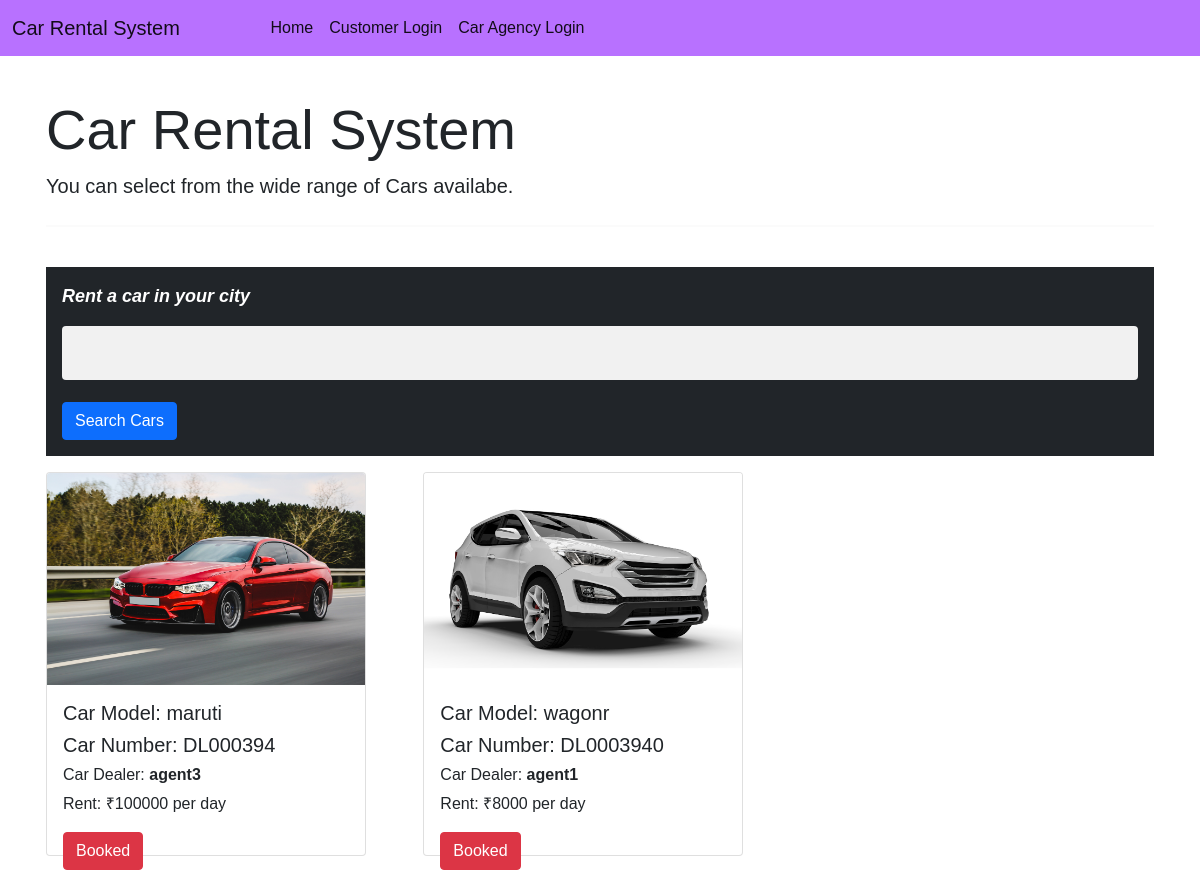
The page / on the database its author committed.
### home/models.py (models this page shows, shortened)
class Car(models.Model):
    model = models.CharField(max_length=50)
    number = models.CharField(max_length=50, unique=True)
    image = models.ImageField(upload_to="")
    car_agency = models.ForeignKey(CarAgency, on_delete=models.PROTECT)
    capacity = models.CharField(max_length=2)
    location = models.ForeignKey(Location, on_delete=models.SET_NULL, null=True)
    is_available = models.BooleanField(default=True)
    rent = models.CharField(max_length=10, blank=True)

class CarAgency(models.Model):
    car_agency = models.OneToOneField(User, on_delete=models.CASCADE)
    phone =  models.CharField(validators = [MinLengthValidator(10), MaxLengthValidator(10)], max_length = 10)
    location = models.OneToOneField(Location, on_delete=models.PROTECT)
    earnings = models.IntegerField(default=0)
    type = models.CharField(max_length=20, blank=True)
    def __str__(self):
        return str(self.car_agency)

class User(AbstractUser):
    is_customer= models.BooleanField('customer status',default=False)
    is_car_agency= models.BooleanField('car agency status',default=False)

### home/views.py (the view)
# urls.py: path("", views.index, name="index"),
def index(request):
    cars = Car.objects.all()
    return render(request, "index.html", {'cars':cars})

### home/templates/index.html (shortened to what this page needs)
{% extends 'base.html' %}
{% block body %}
<div class="container mt-4">
    <div>
      <h1 class="display-4">Car Rental System</h1>
      <p class="lead">You can select from the wide range of Cars availabe.</p>
      <hr class="my-4">
    </div>
    <div class="row mt-4">
      <form class="w3-container" action="/search_results/" method="post">
        <div class="container p-3 my-3 bg-dark text-white">
        <lable><i style="font-weight: bold; font-size: large;">Rent a car in your city</i></lable>
        <input type="text" class="form-control mt-3" name="city"><br>
        <button class="btn btn-primary" type="submit">Search Cars</button>
      </form>
      </div>
{% for car in cars %}
      <div class="col-sm-4 mt-90">
        <div class="card" style="width: 20rem; height: 24rem;">
          <img class="card-img-top" src="/media/{{car.image}}" alt="Card image cap" height="260px">
          <div class="card-body">
            <h5 class="card-title">Car Model: {{car.model}}</h5>
            <h5 class="card-title">Car Number: {{car.number}}</h5>
            <h6 class="card-text">Car Dealer: <b>{{car.car_agency}}</b></h6>
            <p class="card-text">Rent: ₹{{car.rent}} per day</p>
            {% if car.is_available %}
            {% if request.user.is_authenticated %}
              {% if request.user.is_customer %}
              <form action = "/car_rent/" method="post">
                {% csrf_token %}
                <input type="hidden" name="id" value="{{car.id}}">
                <input class="btn btn-primary" type="submit" value="Rent">
                </form></td>
              {% elif request.user.is_car_agency %}
              <a href="#" class="btn btn-secondary">Not allowed </a>
              {% else %}
              {% endif %}
            {% else %}
            <a href="/customer_login/" class="btn btn-primary">Rent </a>
            {% endif %}
            {% else %}
            <a href="#" class="btn btn-danger">Booked </a>
            {% endif %}
          </div>
        </div>
      </div>
      {% endfor %}
    </div>
{% endblock %}

### home/templates/base.html (style rules this page uses)
body { font-family: Arial, Helvetica, sans-serif; }
* { box-sizing: border-box }
input[type=text], input[type=password] { width: 100%; padding: 15px; margin: 5px 0 22px 0; display: inline-block; border: none; background: #f1f1f1; }
hr { border: 1px solid #f1f1f1; margin-bottom: 25px; }
.container { padding: 16px; }

### rows shown on the page
Car: image (picture), model "maruti", number "DL000394", car_agency "agent3", rent "100000", is_available "Booked"
Car: image (picture), model "wagonr", number "DL0003940", car_agency "agent1", rent "8000", is_available "Booked"
